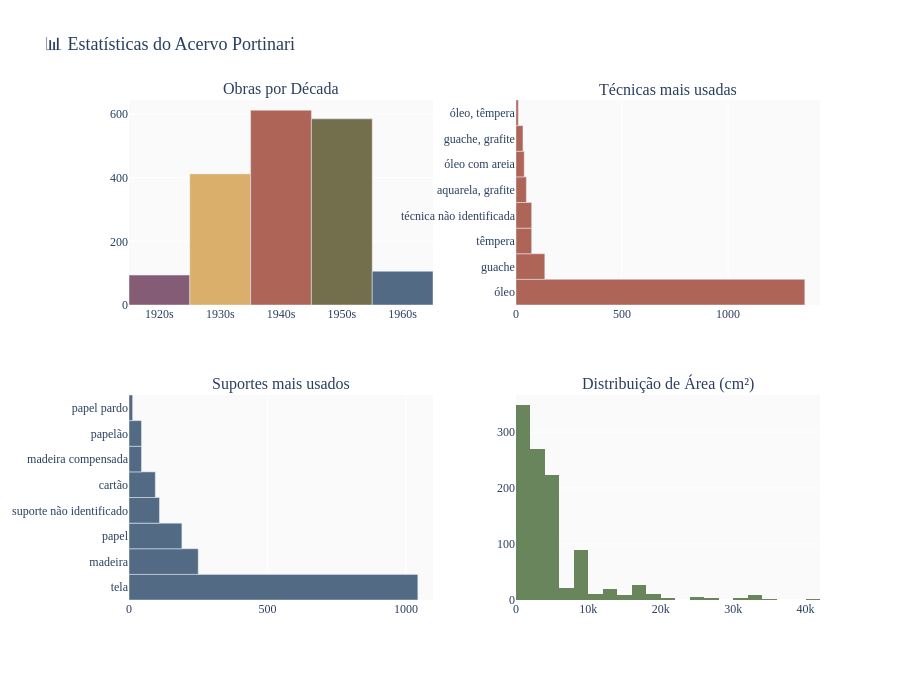

Notebook code cell kept with this figure:
### Markdown cell above
---
## 2. 📊 Painel de Estatísticas — 4 gráficos em grade

### Code cell
fig = make_subplots(
    rows=2, cols=2,
    subplot_titles=(
        'Obras por Década',
        'Técnicas mais usadas',
        'Suportes mais usados',
        'Distribuição de Área (cm²)',
    ),
    vertical_spacing=0.18,
    horizontal_spacing=0.12,
)

COR = px.colors.qualitative.Antique

# ── Obras por década ────────────────────────────────────────────────
dec = df['decada'].value_counts().sort_index().reset_index()
dec.columns = ['decada', 'count']
fig.add_trace(go.Bar(
    x=dec['decada'].astype(str) + 's',
    y=dec['count'],
    marker_color=COR,
    name='Década',
    showlegend=False,
), row=1, col=1)

# ── Técnicas ────────────────────────────────────────────────────────
tec = df['tecnica'].value_counts().head(8).reset_index()
tec.columns = ['tecnica', 'count']
fig.add_trace(go.Bar(
    x=tec['count'],
    y=tec['tecnica'],
    orientation='h',
    marker_color=COR[2],
    name='Técnica',
    showlegend=False,
), row=1, col=2)

# ── Suportes ────────────────────────────────────────────────────────
sup = df['suporte'].value_counts().head(8).reset_index()
sup.columns = ['suporte', 'count']
fig.add_trace(go.Bar(
    x=sup['count'],
    y=sup['suporte'],
    orientation='h',
    marker_color=COR[4],
    name='Suporte',
    showlegend=False,
), row=2, col=1)

# ── Distribuição de área ─────────────────────────────────────────────
area_vals = df['area_cm2'].dropna()
fig.add_trace(go.Histogram(
    x=area_vals,
    nbinsx=30,
    marker_color=COR[6],
    name='Área',
    showlegend=False,
), row=2, col=2)

fig.update_layout(
    height=680,
    title_text='📊 Estatísticas do Acervo Portinari',
    title_font_size=18,
    font=dict(family='Georgia, serif', size=12),
    plot_bgcolor='#fafafa',
    paper_bgcolor='white',
)
fig.show()

### Figure 1 — Plotly figure (JSON) as saved in the notebook; plotly's stock layout.template omitted (floating-point values rounded to 4 significant figures; data arrays with more than 128 entries replaced by an {"elided": "..."} marker saying what was removed)
{"data": [{"marker": {"color": ["rgb(133, 92, 117)", "rgb(217, 175, 107)", "rgb(175, 100, 88)", "rgb(115, 111, 76)", "rgb(82, 106, 131)", "rgb(98, 83, 119)", "rgb(104, 133, 92)", "rgb(156, 156, 94)", "rgb(160, 97, 119)", "rgb(140, 120, 93)", "rgb(124, 124, 124)"]}, "name": "Década", "showlegend": false, "type": "bar", "x": ["1920s", "1930s", "1940s", "1950s", "1960s"], "xaxis": "x", "y": [94, 412, 612, 585, 106], "yaxis": "y"}, {"marker": {"color": "rgb(175, 100, 88)"}, "name": "Técnica", "orientation": "h", "showlegend": false, "type": "bar", "x": [1362, 136, 74, 74, 49, 39, 33, 11], "xaxis": "x2", "y": ["óleo", "guache", "têmpera", "técnica não identificada", "aquarela, grafite", "óleo com areia", "guache, grafite", "óleo, têmpera"], "yaxis": "y2"}, {"marker": {"color": "rgb(82, 106, 131)"}, "name": "Suporte", "orientation": "h", "showlegend": false, "type": "bar", "x": [1043, 250, 191, 110, 95, 45, 45, 13], "xaxis": "x3", "y": ["tela", "madeira", "papel", "suporte não identificado", "cartão", "madeira compensada", "papelão", "papel pardo"], "yaxis": "y3"}, {"marker": {"color": "rgb(104, 133, 92)"}, "name": "Área", "nbinsx": 30, "showlegend": false, "type": "histogram", "x": {"elided": "1057 float values"}, "xaxis": "x4", "yaxis": "y4"}], "layout": {"annotations": [{"font": {"size": 16}, "showarrow": false, "text": "Obras por Década", "x": 0.22, "xanchor": "center", "xref": "paper", "y": 1, "yanchor": "bottom", "yref": "paper"}, {"font": {"size": 16}, "showarrow": false, "text": "Técnicas mais usadas", "x": 0.78, "xanchor": "center", "xref": "paper", "y": 1, "yanchor": "bottom", "yref": "paper"}, {"font": {"size": 16}, "showarrow": false, "text": "Suportes mais usados", "x": 0.22, "xanchor": "center", "xref": "paper", "y": 0.41, "yanchor": "bottom", "yref": "paper"}, {"font": {"size": 16}, "showarrow": false, "text": "Distribuição de Área (cm²)", "x": 0.78, "xanchor": "center", "xref": "paper", "y": 0.41, "yanchor": "bottom", "yref": "paper"}], "font": {"family": "Georgia, serif", "size": 12}, "height": 680, "paper_bgcolor": "white", "plot_bgcolor": "#fafafa", "title": {"font": {"size": 18}, "text": "📊 Estatísticas do Acervo Portinari"}, "xaxis": {"anchor": "y", "domain": [0, 0.44]}, "xaxis2": {"anchor": "y2", "domain": [0.56, 1]}, "xaxis3": {"anchor": "y3", "domain": [0, 0.44]}, "xaxis4": {"anchor": "y4", "domain": [0.56, 1]}, "yaxis": {"anchor": "x", "domain": [0.59, 1]}, "yaxis2": {"anchor": "x2", "domain": [0.59, 1]}, "yaxis3": {"anchor": "x3", "domain": [0, 0.41]}, "yaxis4": {"anchor": "x4", "domain": [0, 0.41]}}}
